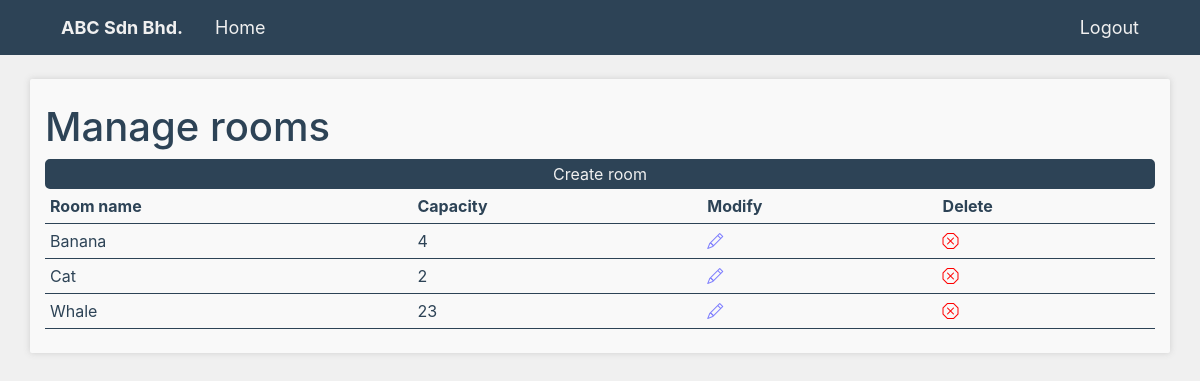
Page /roomManagement (signed in) on the committed database.
### rooms/models.py (models this page shows, shortened)
class Room(models.Model):
    roomName = models.CharField(max_length=50, unique=True)
    capacity = models.IntegerField(default=0)
    createdAt = models.DateTimeField(auto_now_add=True)

### rooms/views.py (the view)
# urls.py: path('', roomManagementView, name='roomManagement'),
def roomManagementView(request):
    rooms = Room.objects.all()
    context = {'rooms' : rooms}
    return render(request, "roomManagement.html", context)

### templates/roomManagement.html (shortened to what this page needs)
{% extends 'base.html' %}
{% block content %}
{% if user.is_staff %}
<br>
<div class="container py-4 boxColor boxShadow">
    <h1>Manage rooms</h1>
    <button><a href="{% url 'createRoom' %}">Create room </a></button>
    <table class="dataTable">
        <tr style="font-weight:bold">
            <th>Room name</th>
            <th>Capacity</th>
            <th>Modify</th>
            <th>Delete</th>
        </tr>
        {% for room in rooms %}
            <tr>
                <td>{{room.roomName}}</td>
                <td>{{room.capacity}}</td>
                <td><a href="roomManagement/modify/{{room.id}}"><i class="bi bi-pencil"></i></a></td>
                <td><a href="roomManagement/deleteRoom/{{room.id}}"><i class="bi bi-x-octagon"></i></a></td>
            </tr>
        {% endfor %}
    </table>
</div>
{% else %}
<br>
<div class="container py-4 boxColor boxShadow">
    <p>You are not logged in.</p>
    <button><a href="{% url 'login' %}">Log In</a></button>
</div>
{% endif %}
{% endblock %}

### templates/base.html (style rules this page uses)
:root { --orange:#FF8551; --white:#f9f9f9; --offWhite:#f0f0f0; --buttonColor:var(--grey); --grey:#2D4356; --success:#7FFFD4; --fail:#ff7b95; }
body { background-color:var(--offWhite); color:var(--grey) }
a { color:var(--grey) }
.boxShadow { filter: drop-shadow(0px 0px 3px #cecece); border-radius:2px; }
.boxColor { background-color:var(--white); }
button { background-color:var(--buttonColor); border:2px solid var(--grey); border-radius:5px; width:100%; color:var(--offWhite) !important; }
button a { display:block; width:100%; color:var(--offWhite) !important; }
.bi-pencil { color:rgb(125, 125, 254); }
.bi-x-octagon { color:red; }
button a { color:var(--grey); }
.dataTable { width:100%; }
.dataTable td,th { padding:5px; }
.dataTable td { border-top:1px solid var(--grey); border-bottom:1px solid var(--grey); }

### templates/header.html (style rules this page uses)
a { text-decoration: none; }

### rows in the picture
Room: roomName "Banana", capacity "4"
Room: roomName "Cat", capacity "2"
Room: roomName "Whale", capacity "23"
